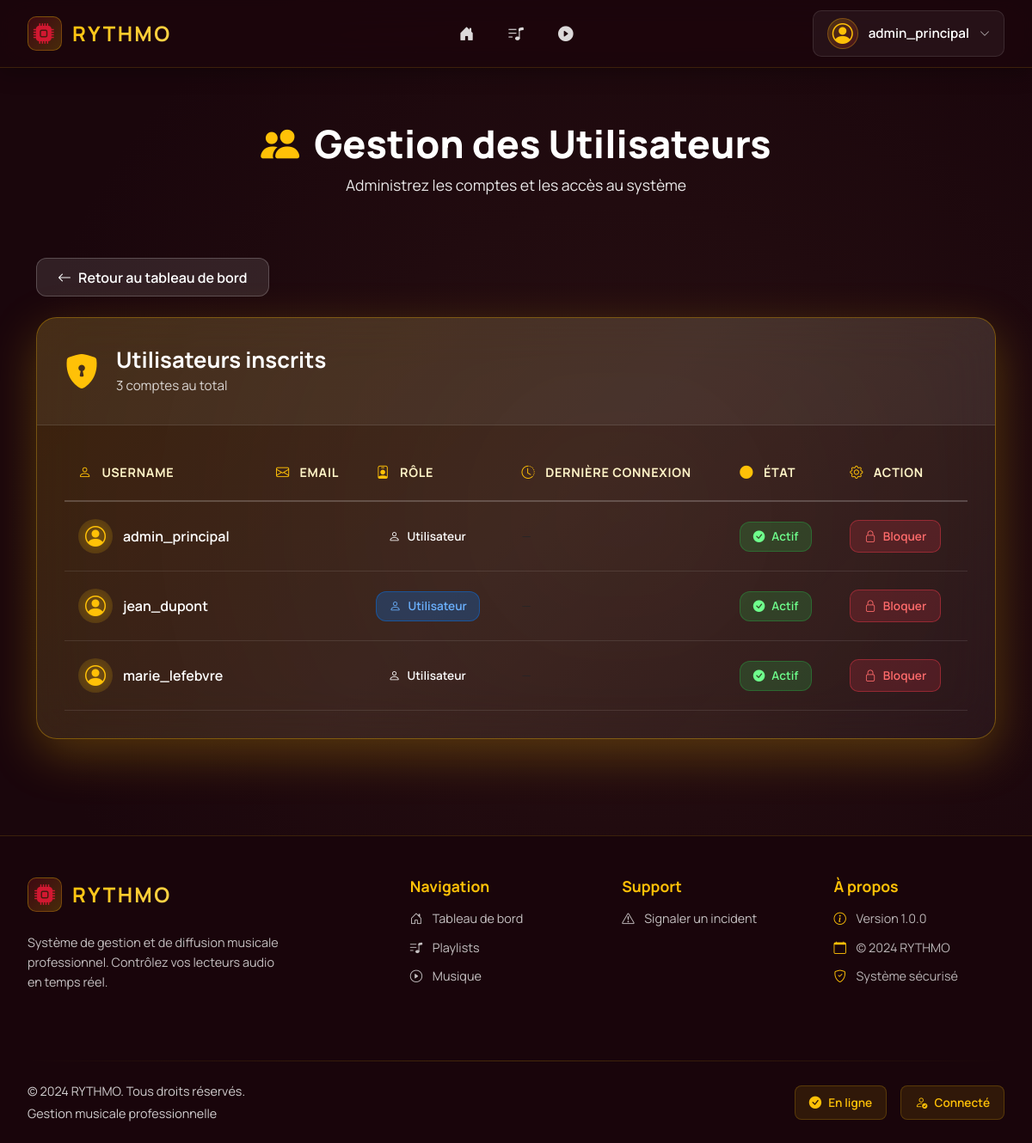
The app's page /admin/users/ (signed in), older data.
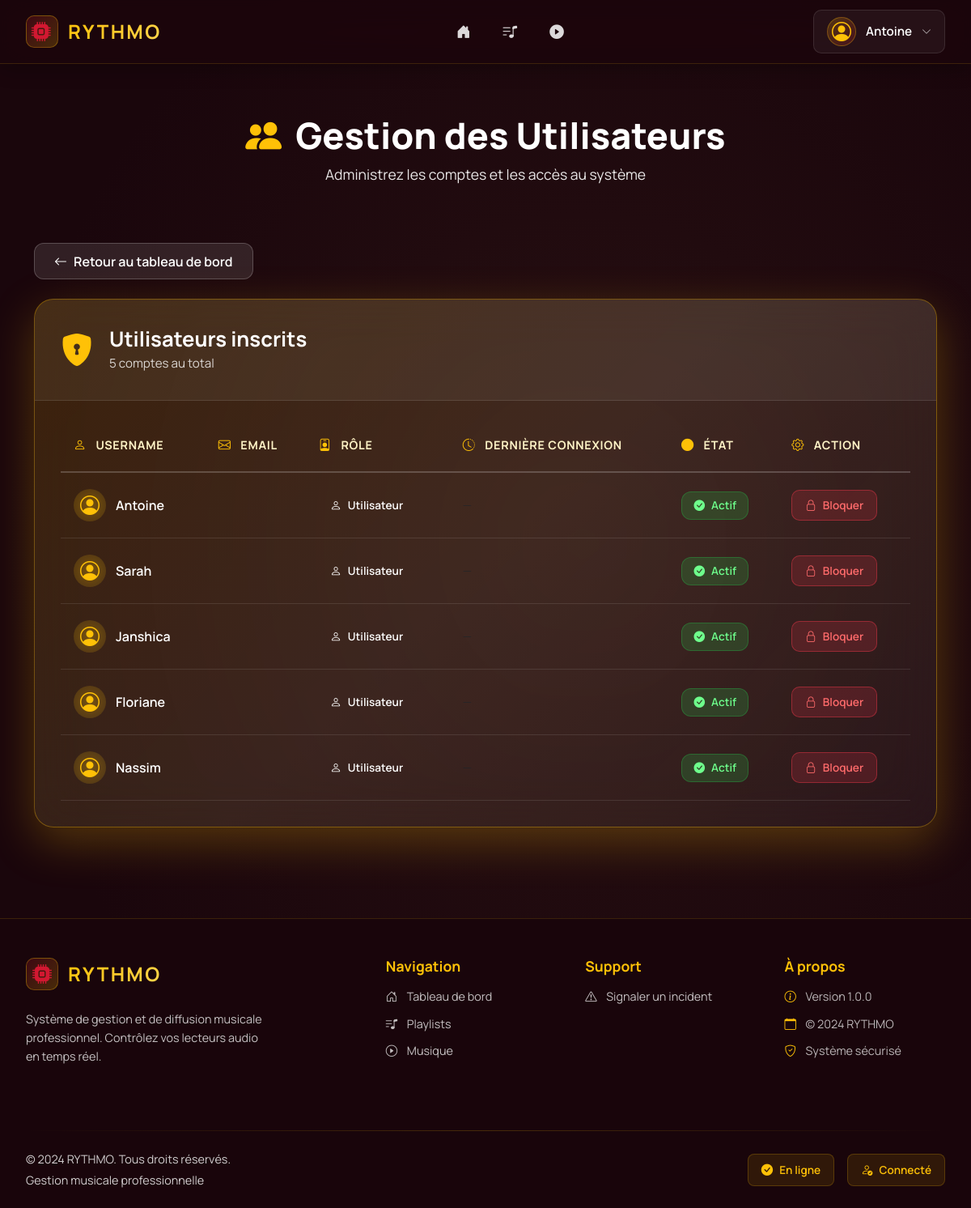
The same page, newer data.
### tables this page shows
CREATE TABLE Utilisateur(
   id_utilisateur INTEGER PRIMARY KEY AUTOINCREMENT,
   nom_utilisateur VARCHAR(50),
   motdepasse VARCHAR(50),
   role VARCHAR(50),
   UNIQUE(nom_utilisateur)
);

### app/controllers/AdminController.py (the view)
@admin_bp.route("/", endpoint="admin")
def list_users():
    admin_required()
    users = user_service.getUsers()
    metadata = {"title": "Admin - Gestion Utilisateurs", "pagename": "admin"}
    return render_template("admin.html", users=users, metadata=metadata)

### app/__init__.py (called while the page is built, shortened)
@app.before_request
def check_session_timeout():
    if 'user_id' in session:
        last_active = session.get('last_active')
        now = datetime.now()
        session['last_active'] = now.isoformat()

@app.before_request
def load_user():
    user_id = session.get("user_id")
    if user_id:
        user = UserSqliteDAO().findById(user_id)
        g.current_user = user
    else:
        g.current_user = None

@app.context_processor
def inject_user():
    return dict(current_user=g.get("current_user", None))

### app/controllers/AdminController.py (called while the page is built)
def admin_required():
    if session.get("role") not in ["admin", "Administrateur"]:
        abort(403)

### app/models/UserDAO.py (called while the page is built)
    def _getDbConnection(self):
        conn = sqlite3.connect(self.databasename)
        conn.row_factory = sqlite3.Row
        return conn

    def _initTable(self):
        conn = self._getDbConnection()
        conn.execute('''
            CREATE TABLE IF NOT EXISTS Utilisateur(
               id_utilisateur INTEGER PRIMARY KEY AUTOINCREMENT,
               nom_utilisateur VARCHAR(50) UNIQUE,
               prenom VARCHAR(50),
               nom VARCHAR(50),
               age INTEGER,
               email VARCHAR(100) UNIQUE,
               motdepasse VARCHAR(128),
               role VARCHAR(50),
               login_attempts INTEGER DEFAULT 0,
               block_until DATETIME,
               last_login DATETIME
            )
        ''')
        conn.commit()
        conn.close()

    def findAll(self):
        conn = self._getDbConnection()
        users = conn.execute("SELECT * FROM Utilisateur").fetchall()
        conn.close()
        return [User(dict(u)) for u in users]

    def findById(self, user_id):
      conn = self._getDbConnection()
      row = conn.execute(
        "SELECT * FROM Utilisateur WHERE id_utilisateur = :id",
        {"id": user_id}
    ).fetchone()
      conn.close()
      return User(row) if row else None

### app/services/user_service.py (called while the page is built)
    def getUsers(self):
        return self.udao.findAll()

### app/templates/admin.html (shortened to what this page needs)
{% extends 'layout.html' %}
{% block content %}
<div class="admin-hero">
  <div class="container">
    <h1><i class="bi bi-people-fill"></i> Gestion des Utilisateurs</h1>
    <p>Administrez les comptes et les accès au système</p>
  </div>
</div>
<div class="container mt-4 pb-5">
  <div class="admin-actions mb-4">
    <a href="{{ url_for('index') }}" class="btn btn-rythmo-back">
      <i class="bi bi-arrow-left"></i> Retour au tableau de bord
    </a>
  </div>
  <div class="admin-card">
    <div class="admin-card-header">
      <div class="admin-header-info">
        <i class="bi bi-shield-lock-fill"></i>
        <div>
          <h2>Utilisateurs inscrits</h2>
          <p>{{ users|length }} compte{{ 's' if users|length > 1 else '' }} au total</p>
        </div>
      </div>
    </div>
    <div class="admin-table-wrapper">
      <table class="admin-table">
        <thead>
          <tr>
            <th>
              <i class="bi bi-person"></i> Username
            </th>
            <th>
              <i class="bi bi-envelope"></i> Email
            </th>
            <th>
              <i class="bi bi-person-badge"></i> Rôle
            </th>
            <th>
              <i class="bi bi-clock-history"></i> Dernière connexion
            </th>
            <th>
              <i class="bi bi-circle-fill"></i> État
            </th>
            <th>
              <i class="bi bi-gear"></i> Action
            </th>
          </tr>
        </thead>
        <tbody>
          {% for u in users %}
          <tr class="admin-table-row">
            <td class="user-username">
              <div class="user-avatar">
                <i class="bi bi-person-circle"></i>
              </div>
              <span>{{ u.username }}</span>
            </td>
            <td class="user-email">{{ u.email }}</td>
            <td>
              <span class="role-badge role-{{ u.role|lower }}">
                {% if u.role == 'admin' %}
                  <i class="bi bi-shield-fill"></i> Admin
                {% elif u.role == 'superviseur' %}
                  <i class="bi bi-eye-fill"></i> Superviseur
                {% else %}
                  <i class="bi bi-person"></i> Utilisateur
                {% endif %}
              </span>
            </td>
            <td class="user-lastlogin">
              {% if u.last_login %}
                <i class="bi bi-check-circle"></i> {{ u.last_login }}
              {% else %}
                <span class="text-muted">—</span>
              {% endif %}
            </td>
            <td>
              {% if u.block_until %}
                <span class="status-badge status-blocked">
                  <i class="bi bi-x-circle-fill"></i> Bloqué
                </span>
              {% else %}
                <span class="status-badge status-active">
                  <i class="bi bi-check-circle-fill"></i> Actif
                </span>
              {% endif %}
            </td>
            <td class="user-actions">
              {% if u.block_until %}
                <a href="{{ url_for('admin.unblock_user', user_id=u.id) }}"
                   class="btn btn-action-unblock">
                  <i class="bi bi-unlock"></i> Débloquer
                </a>
              {% else %}
                <a href="{{ url_for('admin.block_user', user_id=u.id) }}"
                   class="btn btn-action-block"
                   onclick="return confirm('Êtes-vous sûr de vouloir bloquer cet utilisateur ?');">
                  <i class="bi bi-lock"></i> Bloquer
                </a>
              {% endif %}
            </td>
          </tr>
          {% endfor %}
        </tbody>
      </table>
    </div>
  </div>
</div>
{% endblock %}

### app/templates/layout.html (shortened to what this page needs)
<!DOCTYPE html>
<html lang="fr">
	<head>
		<link href="https://cdn.jsdelivr.net/npm/bootstrap@5.3.8/dist/css/bootstrap.min.css" rel="stylesheet">
		<link rel="stylesheet" href="https://cdn.jsdelivr.net/npm/bootstrap-icons@1.13.1/font/bootstrap-icons.min.css">
	</head>
	<body>
		{% if session.get('logged') %}
			{% include 'includes/nav.html' %}
		{% endif %}
		{% block content %}{% endblock %}
		{% if session.get('logged') %}
			{% include 'includes/footer.html' %}
		{% endif %}
	</body>
</html>

### app/templates/includes/nav.html (shortened to what this page needs)
{% if current_user %}
<nav class="navbar-modern fixed-top navbar-expand-lg">
  <div class="navbar-container">
    <div class="navbar-brand-section">
      <a class="navbar-brand-modern" href="{{ url_for('index') }}">
        <div class="brand-icon-wrapper">
          <i class="bi bi-cpu-fill"></i>
        </div>
        <span class="brand-text">RYTHMO</span>
      </a>
      <div class="music-visualizer" id="music-bar">
      </div>
    </div>
    <div class="navbar-nav-section">
      <div class="collapse navbar-collapse-modern" id="navbarNav">
        <ul class="navbar-nav-modern">
          <li class="nav-item-modern">
            <a class="nav-link-modern nav-link-icon-only" href="{{ url_for('index') }}">
              <i class="bi bi-house-door-fill"></i>
            </a>
          </li>
          <li class="nav-item-modern">
            <a class="nav-link-modern nav-link-icon-only" href="{{ url_for('playlist.playlists') }}">
              <i class="bi bi-music-note-list"></i>
            </a>
          </li>
          <li class="nav-item-modern">
            <a class="nav-link-modern nav-link-icon-only" href="{{ url_for('musique.musique') }}">
              <i class="bi bi-play-circle-fill"></i>
            </a>
          </li>
        </ul>
      </div>
    </div>
    <div class="navbar-user-section">
      <div class="user-dropdown">
        <button class="user-menu-trigger" type="button" data-bs-toggle="dropdown" aria-expanded="false">
          <div class="user-avatar-nav">
            <i class="bi bi-person-circle"></i>
          </div>
          <span class="username-text d-none d-lg-inline">{{ current_user.username }}</span>
          <i class="bi bi-chevron-down dropdown-arrow"></i>
        </button>
      </div>
    </div>
  </div>
</nav>
{% endif %}

### app/templates/includes/footer.html (shortened to what this page needs)
<footer class="footer-modern">
  <div class="footer-container">
    <div class="footer-main">
      <div class="footer-brand">
        <div class="footer-logo">
          <div class="footer-logo-icon">
            <i class="bi bi-cpu-fill"></i>
          </div>
          <span class="footer-brand-text">RYTHMO</span>
        </div>
        <p class="footer-description">
          Système de gestion et de diffusion musicale professionnel.
          Contrôlez vos lecteurs audio en temps réel.
        </p>
        <div class="footer-music-visualizer">
        </div>
      </div>
      <div class="footer-links">
        <h4>Navigation</h4>
        <ul>
          <li><a href="{{ url_for('index') }}"><i class="bi bi-house-door"></i> Tableau de bord</a></li>
          <li><a href="{{ url_for('playlist.playlists') }}"><i class="bi bi-music-note-list"></i> Playlists</a></li>
          <li><a href="{{ url_for('musique.musique') }}"><i class="bi bi-play-circle"></i> Musique</a></li>
        </ul>
      </div>
      <div class="footer-links">
        <h4>Support</h4>
        <ul>
          <li><a href="{{ url_for('contact.contact') }}"><i class="bi bi-exclamation-triangle"></i> Signaler un incident</a></li>
        </ul>
      </div>
      <div class="footer-info">
        <h4>À propos</h4>
        <ul>
          <li><i class="bi bi-info-circle"></i> Version 1.0.0</li>
          <li><i class="bi bi-calendar"></i> © 2024 RYTHMO</li>
          <li><i class="bi bi-shield-check"></i> Système sécurisé</li>
        </ul>
      </div>
    </div>
    <div class="footer-divider"></div>
    <div class="footer-bottom">
      <div class="footer-copyright">
        <p>&copy; 2024 RYTHMO. Tous droits réservés.</p>
        <p class="footer-subtitle">Gestion musicale professionnelle</p>
      </div>
      <div class="footer-badges">
        <span class="footer-badge">
          <i class="bi bi-check-circle-fill"></i> En ligne
        </span>
        {% if current_user %}
        <span class="footer-badge">
          <i class="bi bi-person-check"></i> Connecté
        </span>
        {% endif %}
      </div>
    </div>
  </div>
</footer>

### app/templates/layout.html (style rules this page uses)
* { font-family: 'Manrope', -apple-system, BlinkMacSystemFont, 'Segoe UI', sans-serif !important; }
:root { --rythmo-gradient-start: #281012; --rythmo-gradient-end: #1a060c; --rythmo-gradient-mid: #3b1519; --rythmo-yellow: #ffc107; --rythmo-red: #d11831; --rythmo-text-light: #fff4c7; }
body { background: radial-gradient(ellipse at 60% 45%, var(--rythmo-gradient-start), var(--rythmo-gradient-end) 70%); min-height: 100vh; color: white; padding-top: 76px; }

### app/templates/includes/nav.html (style rules this page uses)
.navbar-modern { background: rgba(26, 6, 12, 0.85); backdrop-filter: blur(20px) saturate(180%); -webkit-backdrop-filter: blur(20px) saturate(180%); border-bottom: 1px solid rgba(255, 193, 7, 0.15); box-shadow: 0 4px 24px rgba(0, 0, 0, 0.3); padding: 0.75rem 0; z-index: 1050; transition: all 0.3s ease; }
.navbar-container { max-width: 1400px; margin: 0 auto; padding: 0 2rem; display: flex; align-items: center; justify-content: space-between; gap: 2rem; }
.navbar-brand-section { display: flex; align-items: center; gap: 1rem; flex-shrink: 0; }
.navbar-brand-modern { display: flex; align-items: center; gap: 0.75rem; text-decoration: none; color: #ffc107 !important; font-weight: 700; font-size: 1.5rem; letter-spacing: 0.1em; transition: all 0.3s ease; position: relative; }
.brand-icon-wrapper { width: 40px; height: 40px; display: flex; align-items: center; justify-content: center; background: linear-gradient(135deg, rgba(209, 24, 49, 0.2), rgba(255, 193, 7, 0.2)); border-radius: 10px; border: 1px solid rgba(255, 193, 7, 0.3); transition: all 0.3s ease; }
.brand-icon-wrapper i { font-size: 1.5rem; color: #d11831; transition: all 0.3s ease; }
.brand-text { background: linear-gradient(135deg, #ffc107, #ffd54f); -webkit-background-clip: text; -webkit-text-fill-color: transparent; background-clip: text; }
.music-visualizer { display: flex; align-items: flex-end; gap: 3px; height: 28px; margin-left: 0.5rem; }
.navbar-nav-section { flex: 1; display: flex; justify-content: center; }
.navbar-collapse-modern { display: flex !important; }
.navbar-nav-modern { display: flex; align-items: center; gap: 0.5rem; list-style: none; margin: 0; padding: 0; }
.nav-item-modern { position: relative; }
.nav-link-modern { display: flex; align-items: center; gap: 0.5rem; padding: 0.6rem 1.2rem; color: rgba(255, 255, 255, 0.85) !important; text-decoration: none; border-radius: 8px; transition: all 0.3s ease; font-weight: 500; font-size: 0.95rem; position: relative; overflow: hidden; }
.nav-link-modern::before { content: ''; position: absolute; top: 0; left: -100%; width: 100%; height: 100%; background: linear-gradient(90deg, transparent, rgba(255, 193, 7, 0.1), transparent); transition: left 0.5s ease; }
.nav-link-modern i { font-size: 1.1rem; transition: all 0.3s ease; }
.nav-link-icon-only { padding: 0.6rem 1rem !important; position: relative; }
.navbar-user-section { display: flex; align-items: center; gap: 1rem; flex-shrink: 0; }
.user-dropdown { position: relative; }
.user-menu-trigger { display: flex; align-items: center; gap: 0.75rem; background: rgba(255, 255, 255, 0.05); border: 1px solid rgba(255, 255, 255, 0.1); border-radius: 10px; padding: 0.5rem 1rem; color: white; cursor: pointer; transition: all 0.3s ease; }
.user-avatar-nav { width: 36px; height: 36px; display: flex; align-items: center; justify-content: center; background: linear-gradient(135deg, rgba(255, 193, 7, 0.2), rgba(209, 24, 49, 0.2)); border-radius: 50%; border: 1px solid rgba(255, 193, 7, 0.3); }
.user-avatar-nav i { font-size: 1.5rem; color: #ffc107; }
.username-text { font-weight: 600; font-size: 0.95rem; }
.dropdown-arrow { font-size: 0.75rem; transition: transform 0.3s ease; opacity: 0.7; }
.navbar-modern { animation: slideDown 0.4s ease-out; }

Row changes from the older to the newer data that the page shows:
removed Utilisateur: username "jean_dupont", role "Superviseur" (drawn)
removed Utilisateur: username "marie_lefebvre", role "Opérateur" (drawn)
changed Utilisateur: username "admin_principal" → "Antoine"
added Utilisateur: username "Sarah", role "Utilisateur"
added Utilisateur: username "Janshica", role "Utilisateur"
added Utilisateur: username "Floriane", role "Utilisateur"
added Utilisateur: username "Nassim", role "Utilisateur"
Text that changed along with them:
{{ users|length }}: "3" → "5"
